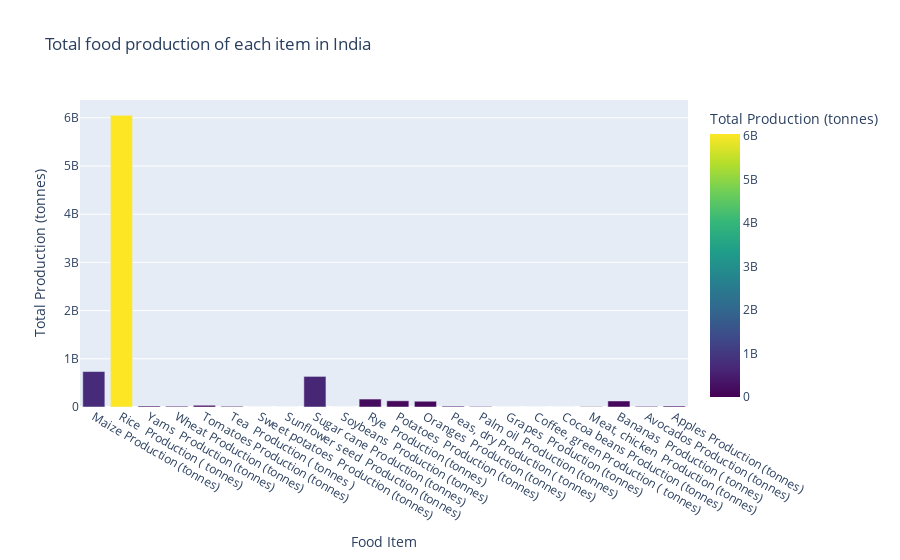

The notebook cell saved with this chart:
### Markdown cell above
#### Total Production of each food in 'India'

### Code cell
ind_data = df[df['Entity']=='India']

# Aggregate the data to get the total production of each food item
total_ind_production = ind_data.sum(numeric_only=True)
# Drop the 'Year' column from the aggregation
total_ind_production = total_ind_production.drop(['Year'])
# Reset index to convert Series to DataFrame
total_ind_production = total_ind_production.reset_index()

total_ind_production.columns = ['Food Item', 'Total Production (tonnes)']

fig = px.bar(total_ind_production,
            x = 'Food Item',
            y = 'Total Production (tonnes)',
            title = 'Total food production of each item in India',
            labels={'Food Item': 'Food Item', 'Total Production (tonnes)': 'Total Production (tonnes)'},
            color='Total Production (tonnes)',  # Optional: to color bars based on production value
            color_continuous_scale='Viridis') 
fig.show()

### Figure 1 — Plotly figure (JSON) as saved in the notebook; plotly's stock layout.template omitted (floating-point values rounded to 4 significant figures)
{"data": [{"alignmentgroup": "True", "hovertemplate": "Food Item=%{x}<br>Total Production (tonnes)=%{marker.color}<extra></extra>", "legendgroup": "", "marker": {"color": [735631730, 6050782633, 20370000.0, 16690000.0, 35450000.0, 14880000.0, 60540.0, 509100.0, 634850874, 44290.0, 164700000.0, 128400000.0, 119400000.0, 17540000.0, 10890000.0, 8883.0, 694400.0, 147800.0, 6651000.0, 125116735, 13230000.0, 20720000.0], "coloraxis": "coloraxis", "pattern": {"shape": ""}}, "name": "", "offsetgroup": "", "orientation": "v", "showlegend": false, "textposition": "auto", "type": "bar", "x": ["Maize Production (tonnes)", "Rice  Production ( tonnes)", "Yams  Production (tonnes)", "Wheat Production (tonnes)", "Tomatoes Production (tonnes)", "Tea  Production ( tonnes )", "Sweet potatoes  Production (tonnes)", "Sunflower seed  Production (tonnes)", "Sugar cane Production (tonnes)", "Soybeans  Production (tonnes)", "Rye  Production (tonnes)", "Potatoes  Production (tonnes)", "Oranges  Production (tonnes)", "Peas, dry Production ( tonnes)", "Palm oil  Production (tonnes)", "Grapes  Production (tonnes)", "Coffee, green Production ( tonnes)", "Cocoa beans Production (tonnes)", "Meat, chicken  Production (tonnes)", "Bananas  Production ( tonnes)", "Avocados Production (tonnes)", "Apples Production (tonnes)"], "xaxis": "x", "y": [735631730, 6050782633, 20370000.0, 16690000.0, 35450000.0, 14880000.0, 60540.0, 509100.0, 634850874, 44290.0, 164700000.0, 128400000.0, 119400000.0, 17540000.0, 10890000.0, 8883.0, 694400.0, 147800.0, 6651000.0, 125116735, 13230000.0, 20720000.0], "yaxis": "y"}], "layout": {"barmode": "relative", "coloraxis": {"colorbar": {"title": {"text": "Total Production (tonnes)"}}, "colorscale": [[0, "#440154"], [0.1111, "#482878"], [0.2222, "#3e4989"], [0.3333, "#31688e"], [0.4444, "#26828e"], [0.5556, "#1f9e89"], [0.6667, "#35b779"], [0.7778, "#6ece58"], [0.8889, "#b5de2b"], [1, "#fde725"]]}, "legend": {"tracegroupgap": 0}, "title": {"text": "Total food production of each item in India"}, "xaxis": {"anchor": "y", "domain": [0, 1], "title": {"text": "Food Item"}}, "yaxis": {"anchor": "x", "domain": [0, 1], "title": {"text": "Total Production (tonnes)"}}}}
